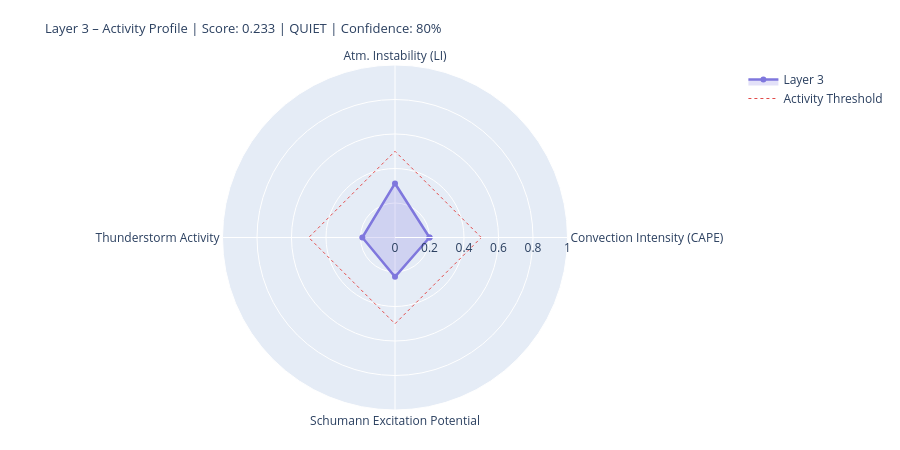

The code cell stored with this chart in its notebook:
### Markdown cell above
---
## 4. State Assessment & Handoff to Layer 4/5

### Code cell
# ============================================================
# LAYER-3-SCORE
# Five dynamic components
# ============================================================

def norm(v, lo, hi):
    if v is None or (isinstance(v, float) and math.isnan(v)): return None
    return round(max(0.0, min(1.0, (v - lo) / (hi - lo))), 4)

# --- 1) Convection intensity (global CAPE mean) ---
cape_mean = df_atm['cape'].dropna().mean() if not df_atm.empty else None
conv_score = norm(cape_mean, 0, 3000)
conv_src   = 'primary' if cape_mean is not None else 'missing'

# --- 2) Atmospheric instability (LI mean) ---
li_mean   = df_atm['li'].dropna().mean() if not df_atm.empty else None
# Negative LI = unstable → higher score
instab_score = norm(-li_mean if li_mean is not None else None, -6, 6)
instab_src   = 'primary' if li_mean is not None else 'missing'

# --- 3) Thunderstorm activity (mean thunder score + WMO count) ---
thunder_mean = df_atm['thunder_score'].mean() if not df_atm.empty else None
n_thunder    = int(df_atm['thunderstorm'].sum()) if not df_atm.empty else 0
thunder_score_val = norm(
    (thunder_mean or 0) * 0.7 + n_thunder * 0.1, 0, 1.0
) if thunder_mean is not None else None
thunder_src = 'primary'

# --- 4) Schumann excitation potential (weighted Schumann contribution) ---
schumann_pot = df_atm['schumann_contribution'].mean() if not df_atm.empty else None
# Boosted by Layer-2 thunderstorm trigger
if schumann_pot is not None and l2_thunder:
    schumann_pot = min(1.0, schumann_pot * 1.2)
schumann_score = norm(schumann_pot, 0, 1.0) if schumann_pot is not None else None
schumann_src   = 'derived'

# --- 5) Storm activity (NASA EONET) ---
# Distinction: None = data not loaded, 0.0 = loaded but no events
storm_score = None
storm_src   = 'missing'
if raw.get('storms') is not None:          # API reached successfully
    storm_score = norm(len(storm_events), 0, 30) if storm_events else 0.0
    storm_src   = 'primary'

# X-Ray and Kp: context only, not in dynamic score
# (X-Ray = Layer-0/4 driver; Kp = geomagnetic index, not a lightning proxy)
xray_context = None
if raw.get('xray'):
    df_xc = pd.DataFrame(raw['xray'])
    fc = next((c for c in df_xc.columns
               if any(k in c.lower() for k in ['flux','long']) and 'time' not in c.lower()),
              df_xc.columns[1])
    df_xc[fc] = pd.to_numeric(df_xc[fc], errors='coerce')
    xray_last = df_xc[fc].dropna().iloc[-1] if not df_xc[fc].dropna().empty else None
    if xray_last:
        xray_class = ('X' if xray_last>=1e-4 else 'M' if xray_last>=1e-5
                      else 'C' if xray_last>=1e-6 else 'B')
        xray_context = {'flux': float(xray_last), 'class': xray_class}
        print(f'X-Ray context: {xray_class}-class ({xray_last:.2e} W/m²)')

# --- Aggregate ---
COMPONENTS = {
    'Convection Intensity (CAPE)':  {'score': conv_score,       'source': conv_src,    'dynamic': True},
    'Atm. Instability (LI)':         {'score': instab_score,     'source': instab_src,  'dynamic': True},
    'Thunderstorm Activity':              {'score': thunder_score_val, 'source': thunder_src, 'dynamic': True},
    'Schumann Excitation Potential':   {'score': schumann_score,   'source': schumann_src,'dynamic': True},
    'Active Storm Events (EONET)': {'score': storm_score,      'source': storm_src,   'dynamic': True},
}

available   = {k: v['score'] for k, v in COMPONENTS.items() if v['score'] is not None}
unavailable = [k for k, v in COMPONENTS.items() if v['score'] is None]
layer3_score = round(sum(available.values()) / len(available), 4) if available else None
confidence   = round(len(available) / len(COMPONENTS), 2)
level = ('unknown' if layer3_score is None
         else 'quiet'   if layer3_score < 0.3
         else 'moderate' if layer3_score < 0.6
         else 'active')
dominant_l3 = max(available, key=available.get) if available else 'none'

# --- Ausgabe ---
W = 68
print('=' * W)
print('LAYER 3 – ATMOSPHERE / WEATHER / THUNDERSTORMS – STATE ASSESSMENT')
print('=' * W)
for name, comp in COMPONENTS.items():
    s = comp['score']
    if s is not None:
        bar = '█' * int(s * 20) + '░' * (20 - int(s * 20))
        print(f'  {name:<36} {bar}  {s:.3f}  [{comp["source"]}]')
    else:
        print(f'  {name:<36} {"─" * 20}  n/a   [missing]')
print('-' * W)
print(f'  Score:        {layer3_score:.3f}  ({len(available)}/{len(COMPONENTS)} components)')
print(f'  Confidence:   {confidence:.0%}')
print(f'  Level:        {level.upper()}')
print(f'  Dominant:     {dominant_l3}')
print(f'  CAPE mean:    {cape_mean:.0f} J/kg' if cape_mean else '  CAPE mean:    n/a')
print(f'  LI mean:      {li_mean:.1f} K' if li_mean is not None else '  LI mean:      n/a')
print(f'  Thunderstorms:{n_thunder} points (WMO)  +  {len(storm_events)} NASA EONET')
print('=' * W)

# Radar
cats   = list(available.keys())
vals_r = list(available.values())
if len(cats) >= 3:
    fig = go.Figure()
    fig.add_trace(go.Scatterpolar(
        r=vals_r + [vals_r[0]], theta=cats + [cats[0]],
        fill='toself', fillcolor='rgba(127,119,221,0.22)',
        line=dict(color='#7F77DD', width=2.5), name='Layer 3'
    ))
    fig.add_trace(go.Scatterpolar(
        r=[0.5] * (len(cats)+1), theta=cats + [cats[0]],
        line=dict(color='#E24B4A', dash='dot', width=1),
        mode='lines', name='Activity Threshold'
    ))
    fig.update_layout(
        title=dict(
            text=f'Layer 3 – Activity Profile | Score: {layer3_score:.3f} | {level.upper()} | Confidence: {confidence:.0%}',
            font=dict(size=13)
        ),
        polar=dict(radialaxis=dict(visible=True, range=[0, 1])),
        height=450, showlegend=True,
        margin=dict(l=60, r=60, t=65, b=40)
    )
    fig.show()

### Figure 1 — Plotly figure (JSON) as saved in the notebook; plotly's stock layout.template omitted (floating-point values rounded to 4 significant figures)
{"data": [{"fill": "toself", "fillcolor": "rgba(127,119,221,0.22)", "line": {"color": "#7F77DD", "width": 2.5}, "name": "Layer 3", "r": [0.2, 0.3133, 0.1894, 0.228, 0.2], "theta": ["Convection Intensity (CAPE)", "Atm. Instability (LI)", "Thunderstorm Activity", "Schumann Excitation Potential", "Convection Intensity (CAPE)"], "type": "scatterpolar"}, {"line": {"color": "#E24B4A", "dash": "dot", "width": 1}, "mode": "lines", "name": "Activity Threshold", "r": [0.5, 0.5, 0.5, 0.5, 0.5], "theta": ["Convection Intensity (CAPE)", "Atm. Instability (LI)", "Thunderstorm Activity", "Schumann Excitation Potential", "Convection Intensity (CAPE)"], "type": "scatterpolar"}], "layout": {"height": 450, "margin": {"b": 40, "l": 60, "r": 60, "t": 65}, "polar": {"radialaxis": {"range": [0, 1], "visible": true}}, "showlegend": true, "title": {"font": {"size": 13}, "text": "Layer 3 – Activity Profile | Score: 0.233 | QUIET | Confidence: 80%"}}}
